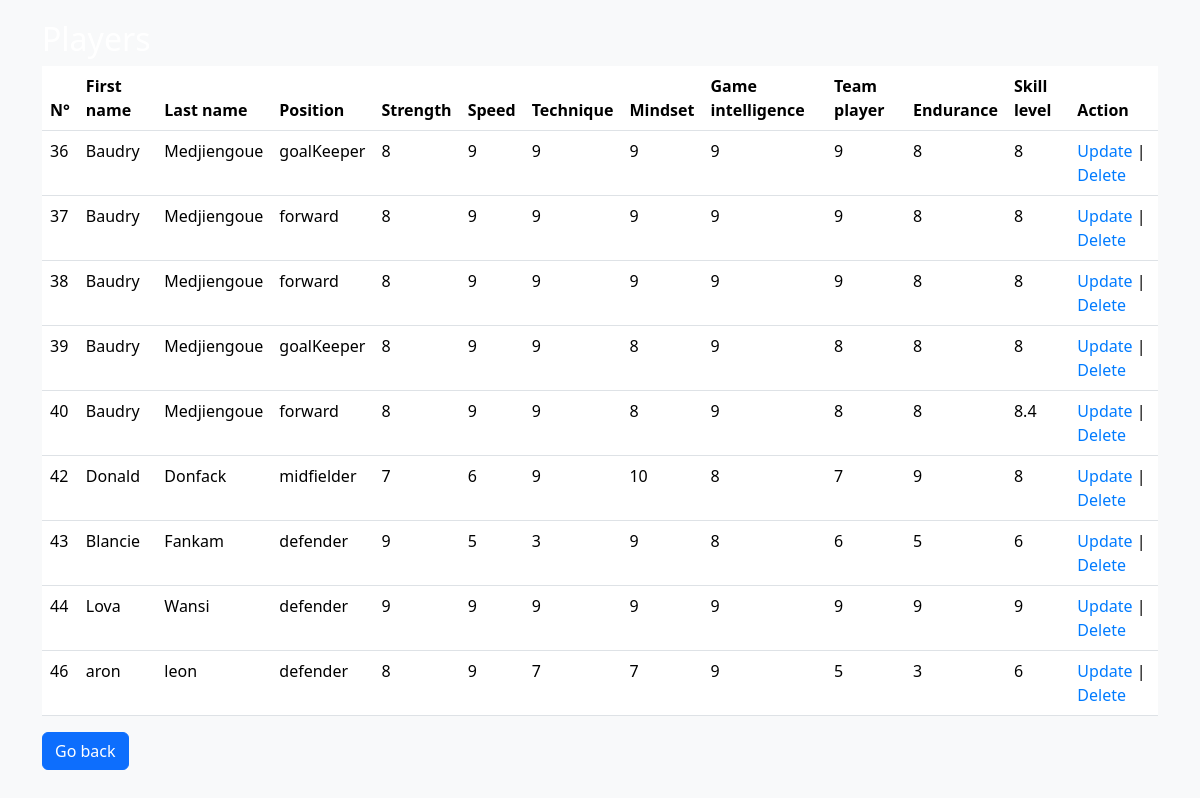
Screenshot of /users/manageplayersdata/viewPlayers with the database file from the repository.
### users/models.py (models this page shows, shortened)
class Player(models.Model):
    first=models.CharField(max_length=15)
    last=models.CharField(max_length=20)
    position=models.CharField(max_length=20, null=True)
    technique=models.IntegerField( null=True)
    mindset=models.IntegerField( null=True)
    gameIntelligence=models.IntegerField(null=True)
    teamPlayer=models.IntegerField( null=True)
    endurance=models.IntegerField( null=True)
    strength=models.IntegerField( null=True)
    speed=models.IntegerField( null=True)
    skill_level=models.IntegerField( null=True)

### users/views.py (the view)
# urls.py: path("manageplayersdata/viewPlayers", views.viewPlayers, name="viewPlayers"),
def viewPlayers(request):
    players=Player.objects.all()
    return render(request, "users/viewPlayers.html",{
        "players":players
    })

### users/templates/users/viewPlayers.html (shortened to what this page needs)
{% load static %}
<!DOCTYPE html>
<html lang="en">
<head>
    <link rel="stylesheet" href="https://cdn.jsdelivr.net/npm/bootstrap@5.3.2/dist/css/bootstrap.min.css">
</head>
<body>
    <div class="container">
        <h2 style="color: white;">Players</h2>
        <table class="table">
            <thead>
                <tr>
                    <th>N°</th>
                    <th>First name</th>
                    <th>Last name</th>
                    <th>Position</th>
                    <th>Strength</th>
                    <th>Speed</th>
                    <th>Technique</th>
                    <th>Mindset</th>
                    <th>Game intelligence</th>
                    <th>Team player</th>
                    <th>Endurance</th>
                    <th>Skill level</th>
                    <th>Action</th>
                </tr>
            </thead>
            <tbody>
                {% for player in players %}
                <tr>
                    <td>{{ player.id }}</td>
                    <td>{{ player.first }}</td>
                    <td>{{ player.last }}</td>
                    <td>{{ player.position }}</td>
                    <td>{{ player.strength }}</td>
                    <td>{{ player.speed }}</td>
                    <td>{{ player.technique }}</td>
                    <td>{{ player.mindset }}</td>
                    <td>{{ player.gameIntelligence }}</td>
                    <td>{{ player.teamPlayer }}</td>
                    <td>{{ player.endurance }}</td>
                    <td>{{ player.skill_level }}</td>
                    <td><a href="{% url 'update' player.id %}">Update</a> | <a href="{% url 'delete' player.id %}">Delete</a></td>
                </tr>
                {% empty %}
                <tr>
                    <td colspan="12">No players available</td>
                </tr>
                {% endfor %}
            </tbody>
        </table>
        <a href="{% url 'manageplayersdata' %}" class="btn btn-primary">Go back</a>
    </div>
</body>
</html>

### users/templates/users/viewPlayers.html (style rules this page uses)
body { padding-top: 20px; background-color: #f8f9fa; }
table { width: 100%; margin-bottom: 20px; border-collapse: collapse; background-color: #ffffff; }
th, td { padding: 12px; text-align: left; border-bottom: 1px solid #dee2e6; }
th { background-color: #343a40; color: #ffffff; }
a { color: #007bff; text-decoration: none; }

### rows the page displays
Player: id "36", first "Baudry", last "Medjiengoue", position "goalKeeper", strength "8", speed "9", technique "9", mindset "9", gameIntelligence "9", teamPlayer "9", endurance "8", skill_level "8"
Player: id "37", first "Baudry", last "Medjiengoue", position "forward", strength "8", speed "9", technique "9", mindset "9", gameIntelligence "9", teamPlayer "9", endurance "8", skill_level "8"
Player: id "38", first "Baudry", last "Medjiengoue", position "forward", strength "8", speed "9", technique "9", mindset "9", gameIntelligence "9", teamPlayer "9", endurance "8", skill_level "8"
Player: id "39", first "Baudry", last "Medjiengoue", position "goalKeeper", strength "8", speed "9", technique "9", mindset "8", gameIntelligence "9", teamPlayer "8", endurance "8", skill_level "8"
Player: id "40", first "Baudry", last "Medjiengoue", position "forward", strength "8", speed "9", technique "9", mindset "8", gameIntelligence "9", teamPlayer "8", endurance "8", skill_level "8.4"
Player: id "42", first "Donald", last "Donfack", position "midfielder", strength "7", speed "6", technique "9", mindset "10", gameIntelligence "8", teamPlayer "7", endurance "9", skill_level "8"
Player: id "43", first "Blancie", last "Fankam", position "defender", strength "9", speed "5", technique "3", mindset "9", gameIntelligence "8", teamPlayer "6", endurance "5", skill_level "6"
Player: id "44", first "Lova", last "Wansi", position "defender", strength "9", speed "9", technique "9", mindset "9", gameIntelligence "9", teamPlayer "9", endurance "9", skill_level "9"
Player: id "46", first "aron", last "leon", position "defender", strength "8", speed "9", technique "7", mindset "7", gameIntelligence "9", teamPlayer "5", endurance "3", skill_level "6"
